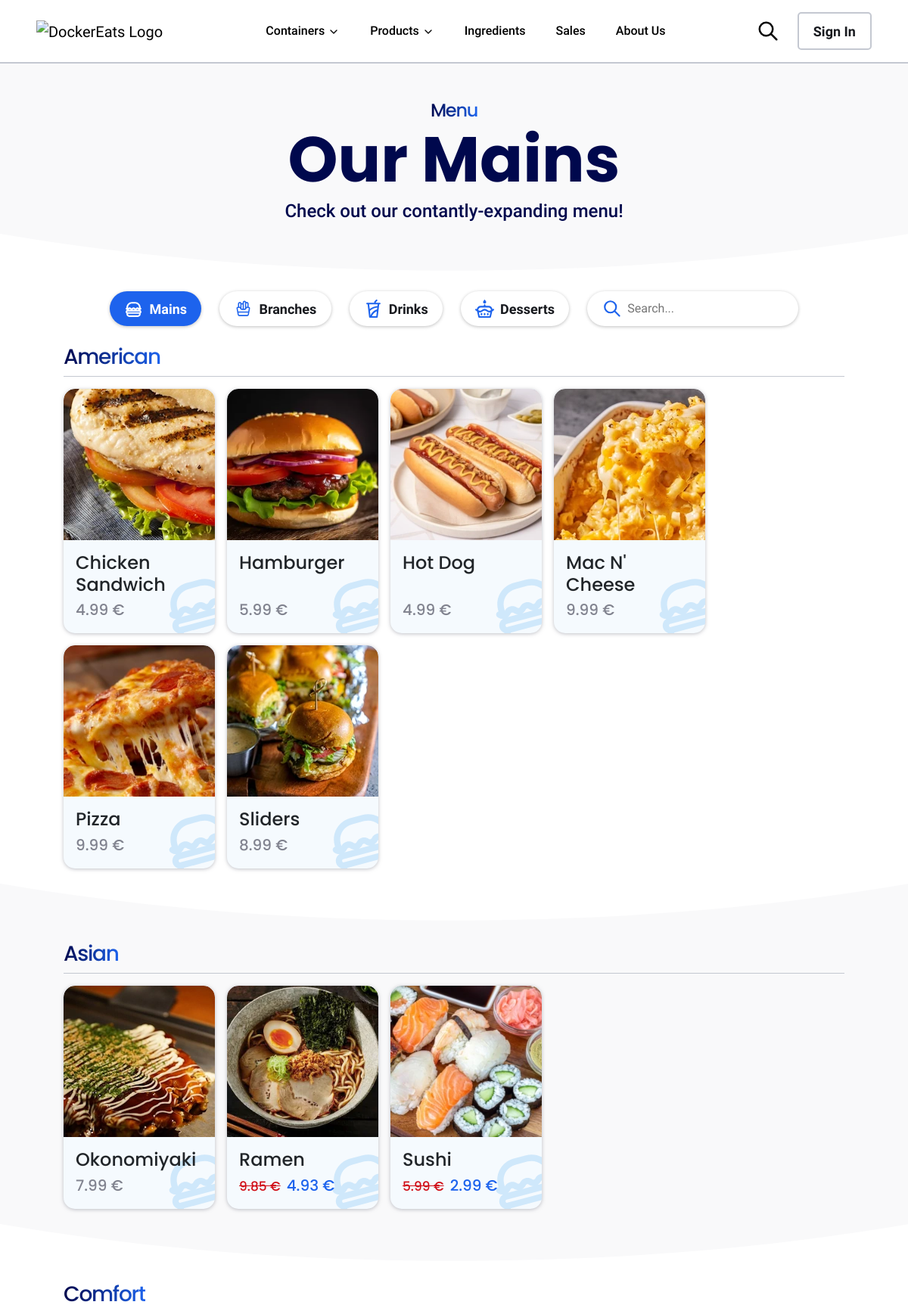
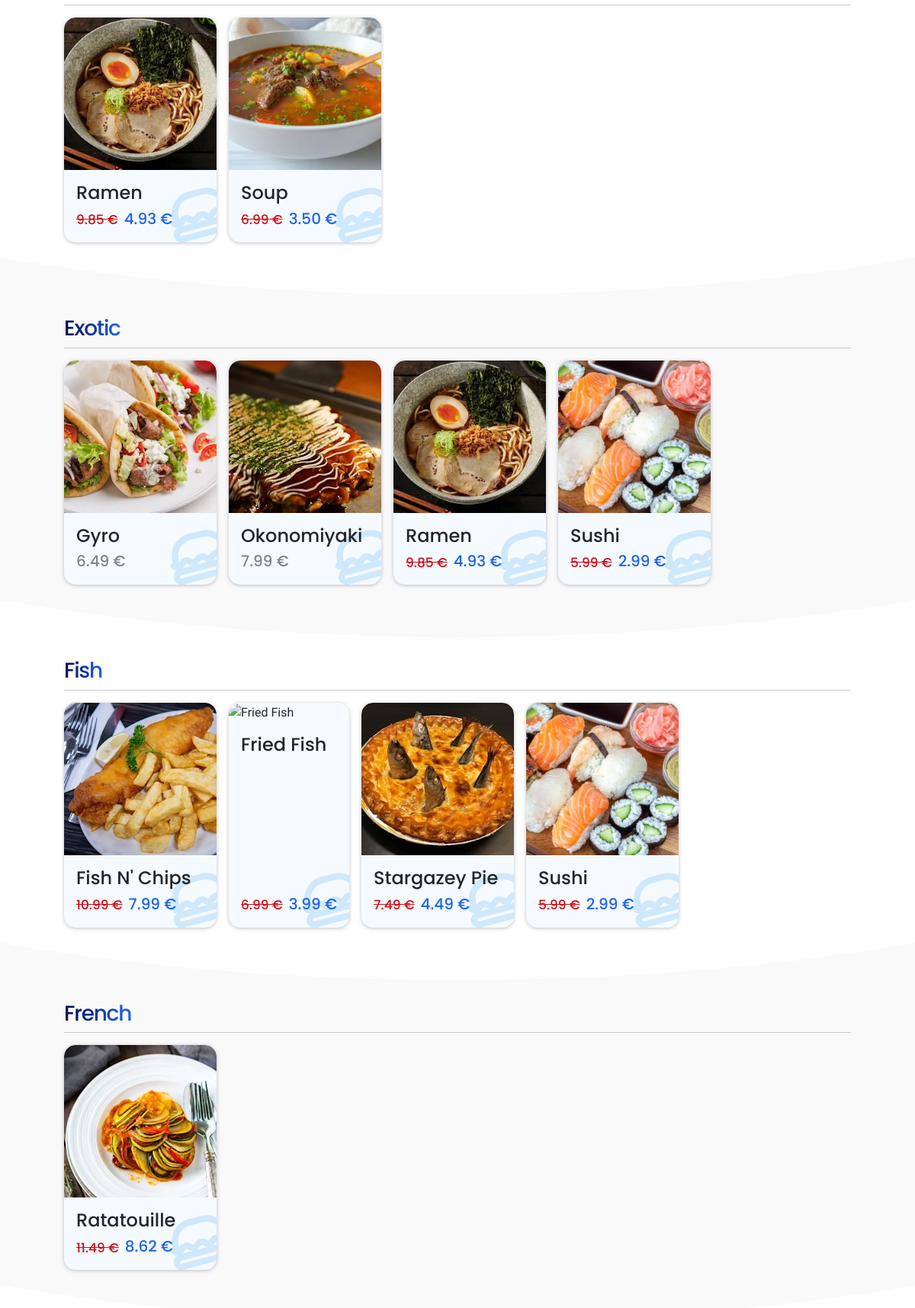
/products/mains (upper part), run on the app's committed database (2 pictures, top to bottom).
### tables this page shows
CREATE TABLE `PRODUCTS` (
  `id_product` int NOT NULL AUTO_INCREMENT,
  `id_type` int NOT NULL,
  `name` varchar(45) DEFAULT NULL,
  `price` decimal(5,2) NOT NULL,
  `deleted` int DEFAULT '0',
  PRIMARY KEY (`id_product`),
  KEY `fk_PRODUCTS_TYPES1_idx` (`id_type`),
  CONSTRAINT `fk_PRODUCTS_TYPES1` FOREIGN KEY (`id_type`) REFERENCES `TYPES` (`id_type`) ON DELETE CASCADE
);

### controllers/productsController.php (called while the page is built, shortened)
<?php
include_once("models/products/ProductsDAO.php");
include_once("models/categories/CategoriesDAO.php");
class productsController {
    public function index($title = 'Menu', $type = '%')
    {
        $buttons = ['normal', 'normal', 'normal', 'normal'];
        if ($type != '%') {
            $buttons[$type-1] = 'selected';
        }
        $categories = CategoriesDAO::getAll();
        $currentSales = SalesDAO::getAllAvailable(date('Y-m-d'));
        include_once("views/main.php");
    }
    public function mains()
    {
        $this->index('Mains', 1);
    }
}
?>

### models/categories/CategoriesDAO.php (called while the page is built, shortened)
<?php
include_once("models/categories/Category.php");
class CategoriesDAO {
    public static function getAll() {
        $con = DataBase::getInstance();
        $stmt = $con->prepare('SELECT * FROM CATEGORIES ORDER BY name');
        $stmt->execute();
        $result = $stmt->get_result();
        $alcoholic = null;
        $categories = [];
        while ($category = $result->fetch_object("Category")) {
            if ($category->getId_category() == 10) {
                $alcoholic = $category;
            } else {
                $categories[] = $category;
            }
        }
        $categories[] = $alcoholic;
        return $categories;
    }
    public static function getIDsByProduct($product = '%') {
        $con = DataBase::getInstance();
        $stmt = $con->prepare('SELECT id_category FROM CATEGORIES_PRODUCTS WHERE id_product LIKE ?');
        $stmt->bind_param('s', $product);
        $stmt->execute();
        $result = $stmt->get_result();
        $categories = [];
        while ($row = $result->fetch_assoc()) {
            $categories[] = $row['id_category'];
        }
        return $categories;
    }
}
?>

### models/categories/Category.php (called while the page is built, shortened)
<?php
include_once("models/products/ProductsDAO.php");
class Category {
    protected $id_category;
    public function getAllProducts($type = '%') {
        return ProductsDAO::getByCat($this->id_category, $type);
    }
    public function getId_category()
    {
        return $this->id_category;
    }
}
?>

### models/products/ProductsDAO.php (called while the page is built, shortened)
<?php
include_once("models/products/Product.php");
class ProductsDAO {
    public static function getByCat($category, $type = '%') {
        $con = DataBase::getInstance();
        $stmt = $con->prepare(
            'SELECT P.id_product, P.id_type, P.name, P.price
            FROM PRODUCTS as P
            JOIN CATEGORIES_PRODUCTS as CP ON P.id_product = CP.id_product
            WHERE CP.id_category LIKE ? AND P.id_type LIKE ? AND P.deleted = 0
            ORDER BY P.id_type, P.name'
        );
        $stmt->bind_param('ss', $category, $type);
        $stmt->execute();
        $result = $stmt->get_result();
        $products = [];
        while ($product = $result->fetch_object("Product")) {
            $products[] = $product;
        }
        return $products;
    }
}
?>

### models/products/Product.php (called while the page is built, shortened)
<?php
class Product {
    protected $id_product;
    protected $id_type;
    protected $name;
    protected $price;
    public function getCategories() {
        return CategoriesDAO::getIDsByProduct($this->id_product);
    }
    public function isOnSale($currentSales) {
        $sales = [];
        if (!is_null($currentSales)) {
            foreach ($currentSales as $i => $sale) {
                if ($sale->getScope() == 2) {
                    if (($sale->getProduct_type() == 0 || $sale->getProduct_type() == $this->id_type) && ($sale->getCategory_affected() == 0 || in_array($sale->getCategory_affected(), $this->getCategories()))) {
                        $sales[] = $sale;
                    }
                }
            }
        }
        return $sales;
    }
    public function getDiscountedPrice($sales)
    {
        $discountedPrice = $this->price;
        foreach ($sales as $sale) {
            if ($sale->getDiscount_type() == 2) {
                $discountedPrice *= (1 - ($sale->getDiscount() / 100));
            }
        }
        foreach ($sales as $sale) {
            if ($sale->getDiscount_type() == 1) {
                $discountedPrice -= $sale->getDiscount();
            }
        }
        return $discountedPrice >= 0 ? number_format(round($discountedPrice, 2), 2) : number_format(0, 2);
    }
    public function getName()
    {
        return $this->name;
    }
    public function getPrice()
    {
        return $this->price;
    }
}
?>

### models/sales/SalesDAO.php (called while the page is built, shortened)
<?php
include_once("models/sales/Sale.php");
class SalesDAO {
    public static function getAllAvailable($date, $scope = '%') {
        $con = DataBase::getInstance();
        $stmt = $con->prepare('SELECT s.*, c.name AS category_name FROM SALES s
        LEFT JOIN CATEGORIES c ON s.category_affected = c.id_category
        WHERE date_start <= ? AND (date_end IS NULL OR date_end >= ?) AND scope LIKE ?
        ORDER BY s.date_start DESC, s.id_sale DESC');
        $stmt->bind_param('sss', $date, $date, $scope);
        $stmt->execute();
        $result = $stmt->get_result();
        $sales = [];
        while ($sale = $result->fetch_object("Sale")) {
            $sales[] = $sale;
        }
        return count($sales) > 0 ? $sales : null;
    }
}
?>

### models/sales/Sale.php (called while the page is built, shortened)
<?php
include_once('models/discounts/Discount.php');
class Sale extends Discount {
    protected $product_type;
    protected $scope;
    public function getProduct_type()
    {
        return $this->product_type;
    }
    public function getScope()
    {
        return $this->scope;
    }
}
?>

### models/discounts/Discount.php (called while the page is built, shortened)
<?php
abstract class Discount {
    protected $discount;
    protected $discount_type;
    public function getDiscount()
    {
        return $this->discount;
    }
    public function getDiscount_type()
    {
        return $this->discount_type;
    }
}
?>

### views/products/list.php (the view, shortened to what this page needs)
<?php include_once('views/header.php') ?>
<main>
<section id="banner" class="container-fluid text-center py-5">
    <h2>Menu</h2>
    <h1>Our <?=$title?></h1>
    <p class="lead">Check out our contantly-expanding menu!</p>
</section>
<section id="list" class="wave-separator pb-0">
    <div class="listButtons d-flex flex-wrap justify-content-center gap-4 py-4">
        <a href="/products/<?=$buttons[0] == 'selected' ? '' : 'mains'?>" class="z-2 btn btn-pilled btn-<?=$buttons[0]?> d-flex align-items-center gap-2"> Mains</a>
        <a href="/products/<?=$buttons[1] == 'selected' ? '' : 'branches'?>" class="z-2 btn btn-pilled btn-<?=$buttons[1]?> d-flex align-items-center gap-2"> Branches</a>
        <a href="/products/<?=$buttons[2] == 'selected' ? '' : 'drinks'?>" class="z-2 btn btn-pilled btn-<?=$buttons[2]?> d-flex align-items-center gap-2"> Drinks</a>
        <a href="/products/<?=$buttons[3] == 'selected' ? '' : 'desserts'?>" class="z-2 btn btn-pilled btn-<?=$buttons[3]?> d-flex align-items-center gap-2"> Desserts</a>
        <form class="z-2 d-flex align-items-center gap-2" action="">
            <input type="text" name="dishnamelist" placeholder="Search...">
        </form>
        </div>
    <?php $i = 0; foreach ($categories as $category) {
        $products = $category->getAllProducts($type);
        if (count($products) > 0) { $i++; ?>
            <div class="categoryRow pb-4 <?php if ($i > 1) { echo 'wave-separator pt-4 '; } if ($i % 2 == 0) { echo 'grayed'; } ?>">
                <h2 class="categoryName"><?=$category->getName()?></h2>
                <div class="productsCategory d-flex pt-3 pb-5 flex-wrap gap-3">
                <?php foreach ($products as $product) {
                    $allergens = $product->getAllergens() ?>
                    <div class="card product">
                        <div class="overflow-hidden position-relative">
                        </div>
                        <div class="card-body d-flex flex-column justify-content-between">
                            <h5 class="card-title"><?=$product->getName()?></h5>
                            <?php $appliedSales = $product->isOnSale($currentSales);
                            if (count($appliedSales) > 0) { ?>
                                <div class="d-flex align-items-end gap-2">
                                    <p class="card-subtitle crossed-out"><?=$product->getPrice()?> €</p>
                                    <p class="card-subtitle discounted"><?=$product->getDiscountedPrice($appliedSales)?> €</p>
                                </div>
                            <?php } else { ?>
                                <p class="card-subtitle"><?=$product->getPrice()?> €</p>
                            <?php } ?>
                        </div>
                    </div>
                <?php } ?>
                </div>
            </div>
        <?php }
    } ?>
</section>
</main>

### css/style.css (style rules this page uses)
:root { --ishmael-blue: #1D63ED; --queequeg-blue: #00084D; --pequod-blue: #8BC7F5; --heathcliff-purple: #7D2EFF; --ricardo-blue: #0C49C2; --indigo-elder-blue: #1C90EC; --stubb-blue: #A2BEF6; --pip-blue: #E5F2FC; --docker-gradient: linear-gradient(90deg, var(--queequeg-blue), var(--ishmael-blue)); --starbuck-black: #17191E; --mermaid-gray: #393f49; --ahab-gray: #81838F; --vergilius-gray: #e1e2e6; --charon-gray: #C4C8D1; --smee-gray: #EFEFF2; --pallid-white: #F5FAFE; --pilot-white: #F9F9FA; --ahab-gray-50: rgba(129, 131, 143, 50%); --zayin-green: #2E7F74; --zayin-green2: #3BA08D; --he-yellow: #B0A600; --he-yellow2: #DDC500; --aleph-red: #a03b4e; --aleph-red2: #d00e17; }
* { font-family: Roboto, sans-serif; }
h1, h2, h3, h4, h5 { font-family: Poppins, sans-serif; }
h1 { color: var(--queequeg-blue); font-weight: bold; font-size: clamp(32px, 7vw, 100px); text-align: center; line-height: 1em; }
h2 { color: transparent; -webkit-text-fill-color: transparent; font-weight: 500; background: var(--docker-gradient); background-clip: text; font-size: 24px; letter-spacing: -1.25px; display: inline-block; }
h5 { font-weight: 500; font-size: 20px; color: var(--queequeg-blue); }
p { font-family: Roboto, sans-serif; font-size: 16px; color: var(--mermaid-gray); }
.btn-selected { color: white; background-color: var(--ishmael-blue); border-width: 2px; border-color: var(--ishmael-blue); font-weight: 600; font-size: 18px; border-radius: 5px; padding: .6rem 1.2rem; }
.btn-normal { color: var(--starbuck-black); background-color: white; border-width: 2px; border-color: var(--charon-gray); font-weight: 600; font-size: 18px; border-radius: 5px; padding: .6rem 1.2rem; }
.btn-pilled { border-radius: 100px; border-width: 0px; box-shadow: 0 1px 4px 0 rgba(0, 0, 0, .25); }
.btn svg { width: 25px; }
.lead { color: var(--queequeg-blue); font-weight: 500; font-size: clamp(18px, 4vw, 24px); }
main section:not(.abnormal):last-of-type { padding-bottom: calc(4% + 5vw - 4px); }
.wave-separator::before { background-position: bottom; -webkit-mask-image: url(/svg/footerbefore.svg); mask-image: url(/svg/footerbefore.svg); -webkit-mask-position: bottom; mask-position: bottom; background-color: inherit; content: ""; height: 5vw; -webkit-mask-size: auto 100%; mask-size: auto 100%; position: absolute; width: 100%; padding: 0px; z-index: 1; top: calc(-5vw + 2px); left: 0; }
.wave-separator { position: relative; }
.product { max-width: 200px; border-radius: 15px; border-width: 0px; box-shadow: 0 1px 5px 0 var(--ahab-gray-50); background-color: var(--pallid-white); position: relative; overflow: hidden; }
.product .card-title { border-radius: 15px 15px 0px 0px; font-size: 24px; z-index: 2; }
.product .card-subtitle { color: var(--ahab-gray); font-family: Poppins, sans-serif; font-weight: 500; margin-bottom: 0px; font-size: 20px; z-index: 2; }
.product .card-subtitle.crossed-out { text-decoration: line-through; color: var(--aleph-red2); font-size: 17px; }
.product .card-subtitle.discounted { color: var(--ishmael-blue); }
.product .typeicon { position: absolute; fill: var(--pequod-blue); stroke: var(--pequod-blue); stroke-width: 0px; opacity: 35%; max-width: 100px; bottom: 0; right: 0; transform: rotate(-15deg) translate(25%, 25%); z-index: 1; }
#productlist #banner { background-color: var(--pilot-white); }
#productlist #list { background-color: white; }
#productlist #list .categoryRow { background-color: white; padding-left: 7vw; padding-right: 7vw; position: relative; }
#productlist #list .categoryRow.grayed { background-color: var(--pilot-white); }
#productlist #list .categoryName { font-size: 28px; }
#productlist #list .productsCategory { border-top: 1px solid var(--charon-gray); }
#productlist .listButtons .btn svg { fill: var(--ishmael-blue); }
#productlist .listButtons .btn-selected svg { fill: white; }
#productlist .listButtons form { border-radius: 100px; border-width: 0px; box-shadow: 0 1px 4px 0 rgba(0, 0, 0, .25); color: var(--starbuck-black); background-color: white; padding: .6rem 1.2rem; }
#productlist .listButtons form svg { stroke: var(--ishmael-blue); width: 30px; }
#productlist .listButtons form input { background-color: transparent; padding: 0px; border: 0px; color: var(--starbuck-black); width: 100%; }

### data on the page
products: name "Chicken Sandwich", price "4.99"
products: name "Hamburger", price "5.99"
products: name "Hot Dog", price "4.99"
products: name "Mac N' Cheese", price "9.99"
products: name "Pizza", price "9.99"
products: name "Sliders", price "8.99"
products: name "Okonomiyaki", price "7.99"
products: name "Ramen", price "9.85", DiscountedPrice "4.93"
products: name "Sushi", price "5.99", DiscountedPrice "2.99"
products: name "Soup", price "6.99", DiscountedPrice "3.50"
products: name "Gyro", price "6.49"
products: name "Fish N' Chips", price "10.99", DiscountedPrice "7.99"
products: name "Fried Fish", price "6.99", DiscountedPrice "3.99"
products: name "Stargazey Pie", price "7.49", DiscountedPrice "4.49"
products: name "Ratatouille", price "11.49", DiscountedPrice "8.62"

### other printed values
$title "Mains"
